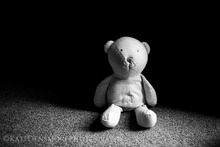
%> input picture Assign2/Problem2/image_1_object.jpg, 220 x 147 px, shrunk from 700 x 467 before the run
$ octave Problem2.m   (GNU Octave 9; MATLAB toolbox functions it lacks are replaced by stand-ins)
%> lines starting %> are read from the running program, lines starting %| are printed output that depends on the picture; in (x1, y1, x2, y2) boxes, pixels count from 0 and x2, y2 are one past the last pixel; in counts of white or black regions, pixels touching at a corner belong together; the program's own positions count from 1
I = imread('image_1_object.jpg');
%> I is the input picture: size 147x220x3 uint8; min 0, max 255, mean 37.7
% convert to gray scale
I = rgb2gray(I);
%> I: size 147x220 uint8
% Extract edges
BW = edge(I,'Canny');
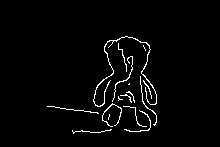
%> BW: size 147x220 logical; 2.5% white in thin lines or dots, all inside (x1, y1, x2, y2) = (47, 36, 157, 134)
%[H, T, R] = hough(BW, 'RhoResolution',0.5,'ThetaResolution',0.5);
[H, T, R] = hough(BW);
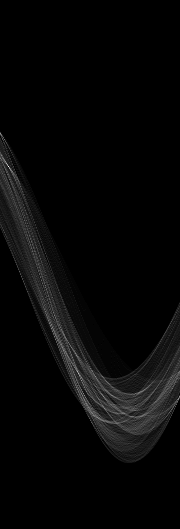
%> H: size 529x180 double; min 0, max 54, mean 1.5; drawn with min black and max white
%> T = 180 values from -90 to 89; R = 529 values from -264 to 264
% Display original image
subplot(2,1,1);
imshow(BW);title('Building image');
% Display the Hough matrix
 subplot(2,1,2);
% imshow(imadjust(mat2gray(H)),'XData',T,'YData',R,...
%    'InitialMagnification','fit');
% title('Hough Transform of Building image');
% axis on, axis normal, hold on;
% colormap(hot);
[m,n] = size(H);
%> m = 529; n = 180
[m1,n1] = size(I);
%> m1 = 147; n1 = 220
I1 = zeros(m1,n1);
maxx = max(max(H));
%> maxx = 54
maxx
%> maxx = 54
%flag=false;
%x = linspace(-10,10,1);
%xsize = size(x);
for i = 1:m
    for j = 1:n
        if(H(i,j)==maxx)
         i
         j
         r = R(i);
         t = T(j);
		 %y = (r - x*cos(t))/sin(t);
         x = round(abs(r*cos(t)));
         y = round(abs(r*sin(t)));
         x
         y
         if(x>0 && x<=m1 && y>0 && y<=n1)
            int = BW(x,y);
            for k = 1:m1
                for l = 1:n1
                    if(BW(k,l) < int)
                        I1(k,l)=0;
                    else
                        I1(k,l)=1;
                    end
                end
            end
            %flag=true;
            figure, imshow(I1);
         end
        end
    end
end
%> I1: size 147x220 double; every value is 1
%> after the loop, int = false; r = -98; t = -82; x = 93; y = 31
% [6 lines of commented-out code are left out]

$ run again, with Assign2/Problem2/building_HT.jpg copied over Assign2/Problem2/image_1_object.jpg
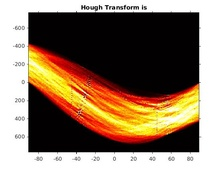
%> input picture Assign2/Problem2/building_HT.jpg, 220 x 171 px, shrunk from 552 x 430 before the run
%> I is the input picture: size 171x220x3 uint8; mean R, G, B 141.8, 119.8, 98.9
%> I: size 171x220 uint8
%> `BW = edge(I,'Canny');`:
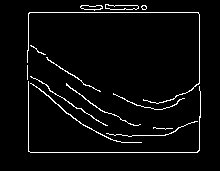
%> BW: size 171x220 logical; 4% white in thin lines or dots, all inside (x1, y1, x2, y2) = (27, 4, 201, 153)
%> `[H, T, R] = hough(BW);`:
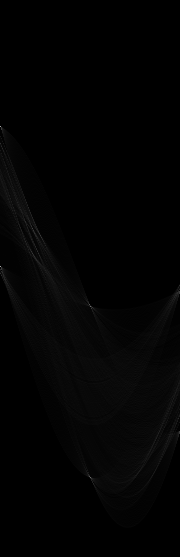
%> H: size 557x180 double; min 0, max 170, mean 2.7
%> T = 180 values from -90 to 89; R = 557 values from -278 to 278
%> `maxx = max(max(H));`: maxx = 170
%> after the loop `for i = 1:m`: int = false; r = -12; t = -90; x = 5; y = 11
